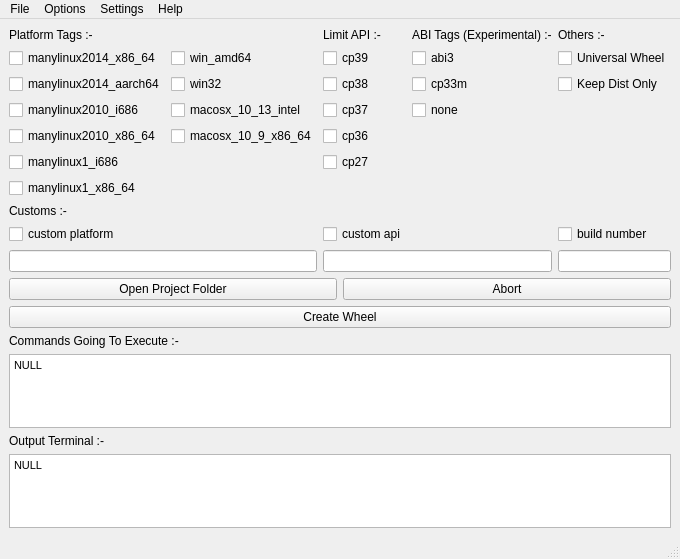
<?xml version="1.0" encoding="UTF-8"?>
<ui version="4.0">
 <class>WheelWindow</class>
 <widget class="QMainWindow" name="WheelWindow">
  <property name="geometry">
   <rect>
    <x>0</x>
    <y>0</y>
    <width>616</width>
    <height>559</height>
   </rect>
  </property>
  <property name="windowTitle">
   <string>Advance Wheel Creator</string>
  </property>
  <property name="windowIcon">
   <iconset>
    <normaloff>../images/upload.png</normaloff>../images/upload.png</iconset>
  </property>
  <widget class="QWidget" name="centralwidget">
   <layout class="QGridLayout" name="gridLayout_3">
    <item row="4" column="0" colspan="2">
     <widget class="QTextBrowser" name="commands_box">
      <property name="html">
       <string>&lt;!DOCTYPE HTML PUBLIC &quot;-//W3C//DTD HTML 4.0//EN&quot; &quot;http://www.w3.org/TR/REC-html40/strict.dtd&quot;&gt;
&lt;html&gt;&lt;head&gt;&lt;meta name=&quot;qrichtext&quot; content=&quot;1&quot; /&gt;&lt;style type=&quot;text/css&quot;&gt;
p, li { white-space: pre-wrap; }
&lt;/style&gt;&lt;/head&gt;&lt;body style=&quot; font-family:'MS Shell Dlg 2'; font-size:8.25pt; font-weight:400; font-style:normal;&quot;&gt;
&lt;p style=&quot; margin-top:0px; margin-bottom:0px; margin-left:0px; margin-right:0px; -qt-block-indent:0; text-indent:0px;&quot;&gt;NULL&lt;/p&gt;&lt;/body&gt;&lt;/html&gt;</string>
      </property>
     </widget>
    </item>
    <item row="2" column="0" colspan="2">
     <widget class="QPushButton" name="create_wheel">
      <property name="text">
       <string>Create Wheel</string>
      </property>
     </widget>
    </item>
    <item row="1" column="0">
     <widget class="QPushButton" name="open_setup">
      <property name="text">
       <string>Open Project Folder</string>
      </property>
     </widget>
    </item>
    <item row="6" column="0" colspan="2">
     <widget class="QTextBrowser" name="output_box">
      <property name="html">
       <string>&lt;!DOCTYPE HTML PUBLIC &quot;-//W3C//DTD HTML 4.0//EN&quot; &quot;http://www.w3.org/TR/REC-html40/strict.dtd&quot;&gt;
&lt;html&gt;&lt;head&gt;&lt;meta name=&quot;qrichtext&quot; content=&quot;1&quot; /&gt;&lt;style type=&quot;text/css&quot;&gt;
p, li { white-space: pre-wrap; }
&lt;/style&gt;&lt;/head&gt;&lt;body style=&quot; font-family:'MS Shell Dlg 2'; font-size:8.25pt; font-weight:400; font-style:normal;&quot;&gt;
&lt;p style=&quot; margin-top:0px; margin-bottom:0px; margin-left:0px; margin-right:0px; -qt-block-indent:0; text-indent:0px;&quot;&gt;NULL&lt;/p&gt;&lt;/body&gt;&lt;/html&gt;</string>
      </property>
     </widget>
    </item>
    <item row="3" column="0" colspan="2">
     <widget class="QLabel" name="commands">
      <property name="text">
       <string>Commands Going To Execute :-</string>
      </property>
     </widget>
    </item>
    <item row="1" column="1">
     <widget class="QPushButton" name="abort">
      <property name="text">
       <string>Abort</string>
      </property>
     </widget>
    </item>
    <item row="5" column="0" colspan="2">
     <widget class="QLabel" name="output">
      <property name="text">
       <string>Output Terminal :-</string>
      </property>
     </widget>
    </item>
    <item row="0" column="0" colspan="2">
     <layout class="QGridLayout" name="gridLayout_MainCheck">
      <item row="7" column="0">
       <widget class="QCheckBox" name="c20">
        <property name="text">
         <string>manylinux1_x86_64</string>
        </property>
       </widget>
      </item>
      <item row="5" column="1">
       <widget class="QCheckBox" name="c16">
        <property name="text">
         <string>macosx_10_9_x86_64</string>
        </property>
       </widget>
      </item>
      <item row="4" column="2">
       <widget class="QCheckBox" name="c13">
        <property name="text">
         <string>cp37</string>
        </property>
       </widget>
      </item>
      <item row="1" column="3">
       <widget class="QLabel" name="l3">
        <property name="text">
         <string>ABI Tags (Experimental) :-</string>
        </property>
       </widget>
      </item>
      <item row="3" column="1">
       <widget class="QCheckBox" name="c7">
        <property name="text">
         <string>win32</string>
        </property>
       </widget>
      </item>
      <item row="10" column="2" colspan="2">
       <widget class="QLineEdit" name="cu2val"/>
      </item>
      <item row="4" column="0">
       <widget class="QCheckBox" name="c11">
        <property name="text">
         <string>manylinux2010_i686</string>
        </property>
       </widget>
      </item>
      <item row="9" column="0">
       <widget class="QCheckBox" name="cu1">
        <property name="text">
         <string>custom platform</string>
        </property>
       </widget>
      </item>
      <item row="4" column="1">
       <widget class="QCheckBox" name="c12">
        <property name="text">
         <string>macosx_10_13_intel</string>
        </property>
       </widget>
      </item>
      <item row="5" column="0">
       <widget class="QCheckBox" name="c15">
        <property name="text">
         <string>manylinux2010_x86_64</string>
        </property>
       </widget>
      </item>
      <item row="3" column="3">
       <widget class="QCheckBox" name="c9">
        <property name="text">
         <string>cp33m</string>
        </property>
       </widget>
      </item>
      <item row="2" column="0">
       <widget class="QCheckBox" name="c1">
        <property name="text">
         <string>manylinux2014_x86_64</string>
        </property>
       </widget>
      </item>
      <item row="10" column="4">
       <widget class="QLineEdit" name="cu3val">
        <property name="sizePolicy">
         <sizepolicy hsizetype="Preferred" vsizetype="Fixed">
          <horstretch>0</horstretch>
          <verstretch>0</verstretch>
         </sizepolicy>
        </property>
       </widget>
      </item>
      <item row="10" column="0" colspan="2">
       <widget class="QLineEdit" name="cu1val"/>
      </item>
      <item row="1" column="2">
       <widget class="QLabel" name="l2">
        <property name="text">
         <string>Limit API :-</string>
        </property>
       </widget>
      </item>
      <item row="2" column="1">
       <widget class="QCheckBox" name="c2">
        <property name="text">
         <string>win_amd64</string>
        </property>
       </widget>
      </item>
      <item row="6" column="2">
       <widget class="QCheckBox" name="c19">
        <property name="text">
         <string>cp27</string>
        </property>
       </widget>
      </item>
      <item row="2" column="3">
       <widget class="QCheckBox" name="c4">
        <property name="text">
         <string>abi3</string>
        </property>
       </widget>
      </item>
      <item row="1" column="4">
       <widget class="QLabel" name="l4">
        <property name="text">
         <string>Others :-</string>
        </property>
       </widget>
      </item>
      <item row="9" column="2">
       <widget class="QCheckBox" name="cu2">
        <property name="text">
         <string>custom api</string>
        </property>
       </widget>
      </item>
      <item row="6" column="0">
       <widget class="QCheckBox" name="c18">
        <property name="text">
         <string>manylinux1_i686</string>
        </property>
       </widget>
      </item>
      <item row="5" column="2">
       <widget class="QCheckBox" name="c17">
        <property name="text">
         <string>cp36</string>
        </property>
       </widget>
      </item>
      <item row="4" column="3">
       <widget class="QCheckBox" name="c14">
        <property name="text">
         <string>none</string>
        </property>
       </widget>
      </item>
      <item row="3" column="4">
       <widget class="QCheckBox" name="c10">
        <property name="toolTip">
         <string>Removes/Delete unwanted folders
created by running commands
only dist folder will be left</string>
        </property>
        <property name="text">
         <string>Keep Dist Only</string>
        </property>
       </widget>
      </item>
      <item row="3" column="0">
       <widget class="QCheckBox" name="c6">
        <property name="text">
         <string>manylinux2014_aarch64</string>
        </property>
       </widget>
      </item>
      <item row="1" column="0">
       <widget class="QLabel" name="l1">
        <property name="text">
         <string>Platform Tags :-</string>
        </property>
       </widget>
      </item>
      <item row="2" column="2">
       <widget class="QCheckBox" name="c3">
        <property name="text">
         <string>cp39</string>
        </property>
       </widget>
      </item>
      <item row="2" column="4">
       <widget class="QCheckBox" name="c5">
        <property name="text">
         <string>Universal Wheel</string>
        </property>
       </widget>
      </item>
      <item row="3" column="2">
       <widget class="QCheckBox" name="c8">
        <property name="text">
         <string>cp38</string>
        </property>
       </widget>
      </item>
      <item row="8" column="0">
       <widget class="QLabel" name="l5">
        <property name="text">
         <string>Customs :-</string>
        </property>
       </widget>
      </item>
      <item row="9" column="4">
       <widget class="QCheckBox" name="cu3">
        <property name="text">
         <string>build number</string>
        </property>
       </widget>
      </item>
     </layout>
    </item>
   </layout>
  </widget>
  <widget class="QMenuBar" name="menubar">
   <property name="geometry">
    <rect>
     <x>0</x>
     <y>0</y>
     <width>616</width>
     <height>21</height>
    </rect>
   </property>
   <widget class="QMenu" name="menuFile">
    <property name="title">
     <string>File</string>
    </property>
    <addaction name="actionOpen_Project_Folder"/>
    <addaction name="actionSave_A_bat_File"/>
   </widget>
   <widget class="QMenu" name="menuHelp">
    <property name="title">
     <string>Help</string>
    </property>
    <addaction name="actionAdvance_Wheel_Creator"/>
   </widget>
   <widget class="QMenu" name="menuOptions">
    <property name="title">
     <string>Settings</string>
    </property>
    <addaction name="actionSave_AWC_Settings"/>
    <addaction name="actionReset_To_Default"/>
   </widget>
   <widget class="QMenu" name="menuOptions_2">
    <property name="title">
     <string>Options</string>
    </property>
    <addaction name="actionCreate_Wheel"/>
    <addaction name="actionAbort"/>
   </widget>
   <addaction name="menuFile"/>
   <addaction name="menuOptions_2"/>
   <addaction name="menuOptions"/>
   <addaction name="menuHelp"/>
  </widget>
  <widget class="QStatusBar" name="statusbar"/>
  <action name="actionOpen_Project_Folder">
   <property name="text">
    <string>Open Project Folder</string>
   </property>
  </action>
  <action name="actionAdvance_Wheel_Creator">
   <property name="text">
    <string>About Advance Wheel Creator</string>
   </property>
  </action>
  <action name="actionSave_AWC_Settings">
   <property name="checkable">
    <bool>true</bool>
   </property>
   <property name="text">
    <string>Save AWC Settings</string>
   </property>
  </action>
  <action name="actionReport_A_Bug">
   <property name="text">
    <string>Report A Bug</string>
   </property>
  </action>
  <action name="actionRequest_New_Features">
   <property name="text">
    <string>Request New Features</string>
   </property>
  </action>
  <action name="actionNeed_Help">
   <property name="text">
    <string>Need Help ?</string>
   </property>
  </action>
  <action name="actionCreate_Wheel">
   <property name="text">
    <string>Create Wheel</string>
   </property>
  </action>
  <action name="actionAbort">
   <property name="text">
    <string>Abort</string>
   </property>
  </action>
  <action name="actionReset_To_Default">
   <property name="text">
    <string>Reset To Default</string>
   </property>
  </action>
  <action name="actionSave_A_bat_File">
   <property name="text">
    <string>Save A .bat File</string>
   </property>
   <property name="shortcut">
    <string>Ctrl+S</string>
   </property>
  </action>
 </widget>
 <resources/>
 <connections/>
</ui>
